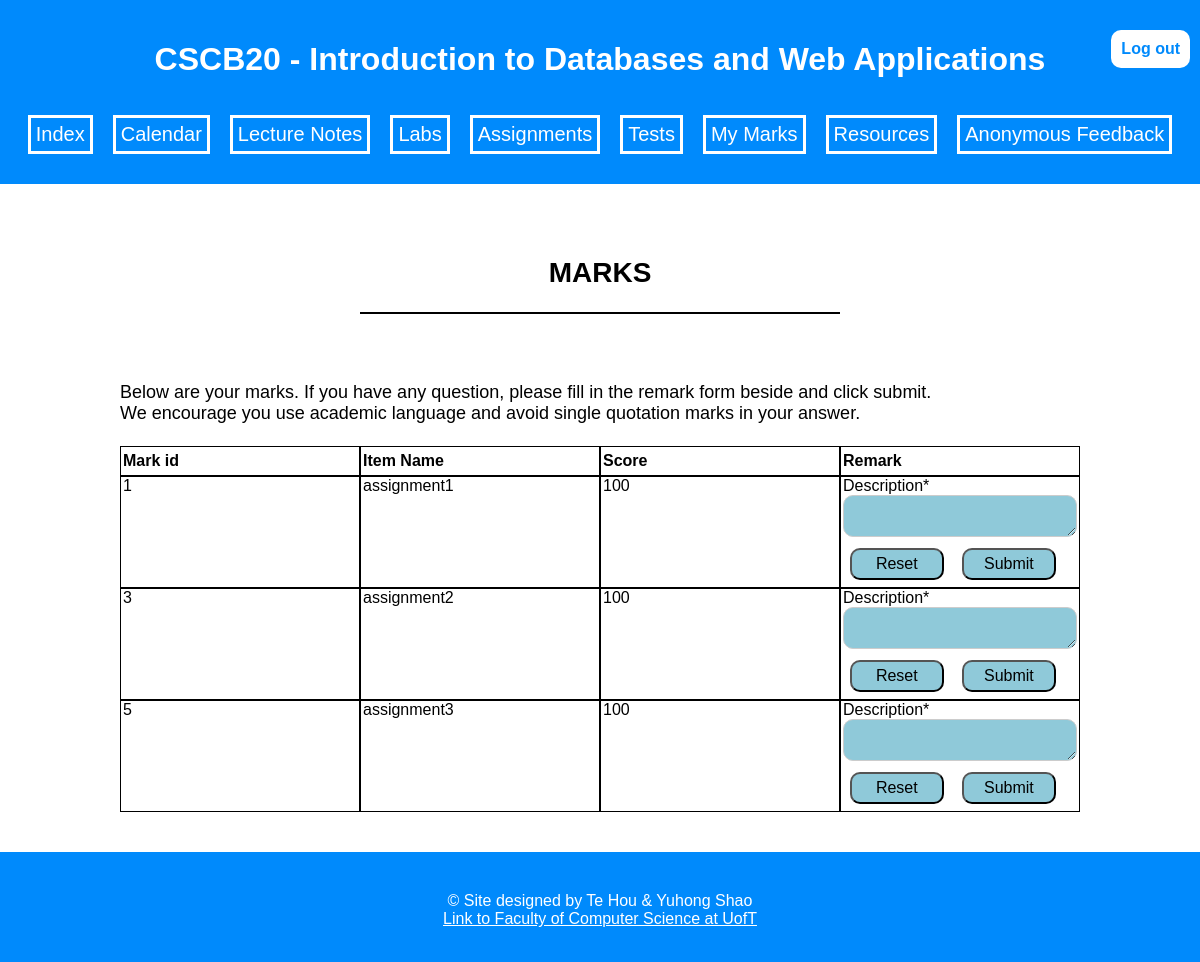
The app's page /s_marks (signed in) with its own data.
### tables this page shows
CREATE TABLE "Marks" (
	"mid"	INTEGER PRIMARY KEY AUTOINCREMENT,
	"sid"	INTEGER,
	"item"	TEXT,
	"score"	INTEGER
);

### app.py (the view, shortened to what this page needs)
@app.route('/s_marks', methods=['GET', 'POST'])
def s_mark():
    if 'username' not in session:
        return render_template('login.html')
    elif session['username'][1] == 2:
        return render_template('i_index.html')
    user = returnUserByUsername(session['username'][0])
    marks = returnStudentMarkBySid(user['id'])
    return render_template('s_marks.html', marks=marks, message="")

### app.py (called while the page is built)
def returnUserByUsername(username):
    sql = """SELECT * FROM Accounts
            WHERE Accounts.username = '{}'""".format(username)
    with dbEngine.begin() as connection:
        result = connection.execute(text(sql))
        res = [dict(row) for row in result]
        return res[0]

def returnStudentMarkBySid(sid):
    sql = """SELECT * FROM Marks
        WHERE Marks.sid = '{}'""".format(sid)
    with dbEngine.begin() as connection:
        result = connection.execute(text(sql))
        res = [dict(row) for row in result]
        return res

### templates/s_marks.html (shortened to what this page needs)
{% extends "s_base.html" %}
{% block cssFile %}
	<link rel="stylesheet" type="text/css" href="{{ url_for('static',filename='s_marks.css') }}">
{% endblock %}
{% block pname %}MARKS{% endblock %}
{% block content %}
	<div class = "Marks">
		<div class = "info">
			<p>Below are your marks. If you have any question, please fill in the
			remark form beside and click submit.<br>
			We encourage you use academic language and avoid single quotation marks in your answer.<br>
			</p>
		</div>
		<div class = "flextable">
			<div class="row">
				<div class="column h">Mark id</div>
				<div class="column h">Item Name</div>
				<div class="column h">Score</div>
				<div class="column h">Remark</div>
			</div>
			{% for mark in marks %}
			<div class="row" >
				<div class="column">{{mark.mid}}</div>
				<div class="column">{{mark.item}}</div>
				<div class="column">{{mark.score}}</div>
				<div class="column">
						<form class="remark" action = "/s_marks" method = "POST">
							<label for="DESC">Description* </label><br>
							<textarea name="DESC"  type="text" class="desc para">
							</textarea>
							<div id="click">
								<input type="reset" value="Reset" class="f_button">
								<input type="submit" value="Submit" class="f_button">
							</div>
						</form>
				</div>
			</div>
			{% endfor %}
		</div>
	</div>
{% endblock %}

### static/common.css (style rules this page uses)
body { font-family: "Lucida Sans Unicode", "Lucida Grande", sans-serif; }
p { font-family: "Lucida Sans Unicode", "Lucida Grande", sans-serif; font-size: 18px; }
body { min-height: calc(100vh - 70px); margin: 0; padding: 0; border:0; }
textarea, input, option { font-family: "Lucida Sans Unicode", "Lucida Grande", sans-serif; border-radius: 10px; padding: 5px; font-size: 16px; width: 100%; background-color: #8fc9d9; }
form { margin-left: 25%; margin-right: 10%; width: 100%; margin: 0 auto; vertical-align: top; }
.flextable { display: flex; width:100%; justify-content: center; flex-direction: column; margin-bottom: 40px; margin-top: 20px; }
.row { display: flex; flex-direction: row; justify-content: center; width: 100% }
.column { width: 25%; border: 1px black solid; padding-left: 2px; padding-right: 2px; }
.h { padding-bottom:5px; padding-top:5px; font-weight: bold; }

### static/s_marks.css (style rules this page uses)
textarea[type=text] { display: inline-block; border: 1px solid #ccc; box-sizing: border-box; padding: 10px 10px; line-height: 10px; width: 100%; text-align: left; }
.f_button { width: 40%; height: 20%; margin: 3% }

### records on screen
Marks: mid "1", item "assignment1", score "100"
Marks: mid "3", item "assignment2", score "100"
Marks: mid "5", item "assignment3", score "100"
